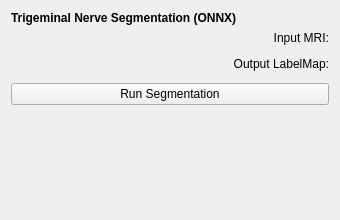
<?xml version="1.0" encoding="UTF-8"?>
<ui version="4.0">
 <class>TN_Seg</class>
 <widget class="qMRMLWidget" name="TN_Seg">
  <property name="geometry">
   <rect>
    <x>0</x>
    <y>0</y>
    <width>340</width>
    <height>220</height>
   </rect>
  </property>
  <layout class="QVBoxLayout" name="verticalLayout">
   <item>
    <widget class="QLabel" name="titleLabel">
     <property name="font">
      <font>
       <weight>75</weight>
       <bold>true</bold>
      </font>
     </property>
     <property name="text">
      <string>Trigeminal Nerve Segmentation (ONNX)</string>
     </property>
    </widget>
   </item>
   <item>
    <widget class="QLabel" name="inputLabel">
     <property name="text">
      <string>Input MRI:</string>
     </property>
     <property name="alignment">
      <set>Qt::AlignRight|Qt::AlignTrailing|Qt::AlignVCenter</set>
     </property>
    </widget>
   </item>
   <item>
    <widget class="qMRMLNodeComboBox" name="inputSelector">
     <property name="toolTip">
      <string>Select MRI volume to segment</string>
     </property>
     <property name="nodeTypes">
      <stringlist>
       <string>vtkMRMLScalarVolumeNode</string>
      </stringlist>
     </property>
     <property name="addEnabled">
      <bool>false</bool>
     </property>
     <property name="removeEnabled">
      <bool>false</bool>
     </property>
    </widget>
   </item>
   <item>
    <widget class="QLabel" name="outputLabel">
     <property name="text">
      <string>Output LabelMap:</string>
     </property>
     <property name="alignment">
      <set>Qt::AlignRight|Qt::AlignTrailing|Qt::AlignVCenter</set>
     </property>
    </widget>
   </item>
   <item>
    <widget class="qMRMLNodeComboBox" name="outputSelector">
     <property name="toolTip">
      <string>Select output segmentation</string>
     </property>
     <property name="nodeTypes">
      <stringlist>
       <string>vtkMRMLLabelMapVolumeNode</string>
      </stringlist>
     </property>
     <property name="addEnabled">
      <bool>true</bool>
     </property>
     <property name="removeEnabled">
      <bool>true</bool>
     </property>
    </widget>
   </item>
   <item>
    <widget class="QPushButton" name="applyButton">
     <property name="toolTip">
      <string>Run ONNX model inference</string>
     </property>
     <property name="text">
      <string>Run Segmentation</string>
     </property>
     <property name="default">
      <bool>false</bool>
     </property>
    </widget>
   </item>
   <item>
    <spacer name="spacer">
     <property name="orientation">
      <enum>Qt::Vertical</enum>
     </property>
     <property name="sizeType">
      <enum>QSizePolicy::MinimumExpanding</enum>
     </property>
     <property name="sizeHint" stdset="0">
      <size>
       <width>0</width>
       <height>0</height>
      </size>
     </property>
    </spacer>
   </item>
  </layout>
 </widget>
 <customwidgets>
  <customwidget>
   <class>qMRMLNodeComboBox</class>
   <extends>QWidget</extends>
   <header>qMRMLNodeComboBox.h</header>
  </customwidget>
  <customwidget>
   <class>qMRMLWidget</class>
   <extends>QWidget</extends>
   <header>qMRMLWidget.h</header>
   <container>1</container>
  </customwidget>
 </customwidgets>
 <resources/>
 <connections>
  <connection>
   <sender>TN_Seg</sender>
   <signal>mrmlSceneChanged(vtkMRMLScene*)</signal>
   <receiver>inputSelector</receiver>
   <slot>setMRMLScene(vtkMRMLScene*)</slot>
   <hints>
    <hint type="sourcelabel">
     <x>20</x>
     <y>20</y>
    </hint>
    <hint type="destinationlabel">
     <x>20</x>
     <y>20</y>
    </hint>
   </hints>
  </connection>
  <connection>
   <sender>TN_Seg</sender>
   <signal>mrmlSceneChanged(vtkMRMLScene*)</signal>
   <receiver>outputSelector</receiver>
   <slot>setMRMLScene(vtkMRMLScene*)</slot>
   <hints>
    <hint type="sourcelabel">
     <x>20</x>
     <y>20</y>
    </hint>
    <hint type="destinationlabel">
     <x>20</x>
     <y>20</y>
    </hint>
   </hints>
  </connection>
 </connections>
</ui>
